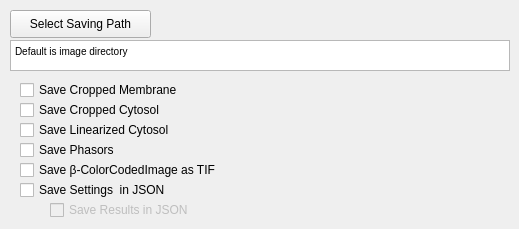
          <widget class="QWidget" name="tab_13">
           <attribute name="title">
            <string>Data Saving</string>
           </attribute>
           <widget class="QPushButton" name="B_selectsavingpath">
            <property name="geometry">
             <rect>
              <x>10</x>
              <y>10</y>
              <width>141</width>
              <height>28</height>
             </rect>
            </property>
            <property name="minimumSize">
             <size>
              <width>0</width>
              <height>20</height>
             </size>
            </property>
            <property name="text">
             <string>Select Saving Path</string>
            </property>
           </widget>
           <widget class="QTextBrowser" name="textBrowser">
            <property name="geometry">
             <rect>
              <x>10</x>
              <y>40</y>
              <width>500</width>
              <height>31</height>
             </rect>
            </property>
            <property name="minimumSize">
             <size>
              <width>500</width>
              <height>31</height>
             </size>
            </property>
            <property name="html">
             <string>&lt;!DOCTYPE HTML PUBLIC &quot;-//W3C//DTD HTML 4.0//EN&quot; &quot;http://www.w3.org/TR/REC-html40/strict.dtd&quot;&gt;
&lt;html&gt;&lt;head&gt;&lt;meta name=&quot;qrichtext&quot; content=&quot;1&quot; /&gt;&lt;style type=&quot;text/css&quot;&gt;
p, li { white-space: pre-wrap; }
&lt;/style&gt;&lt;/head&gt;&lt;body style=&quot; font-family:'MS Shell Dlg 2'; font-size:8.25pt; font-weight:400; font-style:normal;&quot;&gt;
&lt;p style=&quot; margin-top:0px; margin-bottom:0px; margin-left:0px; margin-right:0px; -qt-block-indent:0; text-indent:0px;&quot;&gt;&lt;span style=&quot; font-size:7.8pt;&quot;&gt;Default is image directory&lt;/span&gt;&lt;/p&gt;&lt;/body&gt;&lt;/html&gt;</string>
            </property>
           </widget>
           <widget class="QCheckBox" name="checkBox_11">
            <property name="enabled">
             <bool>true</bool>
            </property>
            <property name="geometry">
             <rect>
              <x>20</x>
              <y>80</y>
              <width>171</width>
              <height>20</height>
             </rect>
            </property>
            <property name="minimumSize">
             <size>
              <width>0</width>
              <height>20</height>
             </size>
            </property>
            <property name="text">
             <string>Save Cropped Membrane</string>
            </property>
           </widget>
           <widget class="QCheckBox" name="checkBox_12">
            <property name="enabled">
             <bool>true</bool>
            </property>
            <property name="geometry">
             <rect>
              <x>20</x>
              <y>100</y>
              <width>171</width>
              <height>20</height>
             </rect>
            </property>
            <property name="minimumSize">
             <size>
              <width>0</width>
              <height>20</height>
             </size>
            </property>
            <property name="text">
             <string>Save Cropped Cytosol</string>
            </property>
           </widget>
           <widget class="QCheckBox" name="checkBox_13">
            <property name="enabled">
             <bool>true</bool>
            </property>
            <property name="geometry">
             <rect>
              <x>20</x>
              <y>120</y>
              <width>211</width>
              <height>20</height>
             </rect>
            </property>
            <property name="minimumSize">
             <size>
              <width>0</width>
              <height>20</height>
             </size>
            </property>
            <property name="text">
             <string>Save Linearized Cytosol</string>
            </property>
           </widget>
           <widget class="QCheckBox" name="checkBox_17">
            <property name="enabled">
             <bool>true</bool>
            </property>
            <property name="geometry">
             <rect>
              <x>20</x>
              <y>140</y>
              <width>211</width>
              <height>20</height>
             </rect>
            </property>
            <property name="minimumSize">
             <size>
              <width>0</width>
              <height>20</height>
             </size>
            </property>
            <property name="text">
             <string>Save Phasors</string>
            </property>
           </widget>
           <widget class="QCheckBox" name="checkBox_18">
            <property name="enabled">
             <bool>true</bool>
            </property>
            <property name="geometry">
             <rect>
              <x>20</x>
              <y>180</y>
              <width>211</width>
              <height>20</height>
             </rect>
            </property>
            <property name="minimumSize">
             <size>
              <width>0</width>
              <height>20</height>
             </size>
            </property>
            <property name="text">
             <string>Save Settings  in JSON </string>
            </property>
           </widget>
           <widget class="QCheckBox" name="checkBox_19">
            <property name="enabled">
             <bool>false</bool>
            </property>
            <property name="geometry">
             <rect>
              <x>50</x>
              <y>200</y>
              <width>211</width>
              <height>20</height>
             </rect>
            </property>
            <property name="minimumSize">
             <size>
              <width>0</width>
              <height>20</height>
             </size>
            </property>
            <property name="text">
             <string>Save Results in JSON </string>
            </property>
           </widget>
           <widget class="QCheckBox" name="checkBox_20">
            <property name="enabled">
             <bool>true</bool>
            </property>
            <property name="geometry">
             <rect>
              <x>20</x>
              <y>160</y>
              <width>221</width>
              <height>20</height>
             </rect>
            </property>
            <property name="sizePolicy">
             <sizepolicy hsizetype="Preferred" vsizetype="Fixed">
              <horstretch>0</horstretch>
              <verstretch>0</verstretch>
             </sizepolicy>
            </property>
            <property name="minimumSize">
             <size>
              <width>0</width>
              <height>20</height>
             </size>
            </property>
            <property name="text">
             <string>Save β-ColorCodedImage as TIF</string>
            </property>
           </widget>
          </widget>
